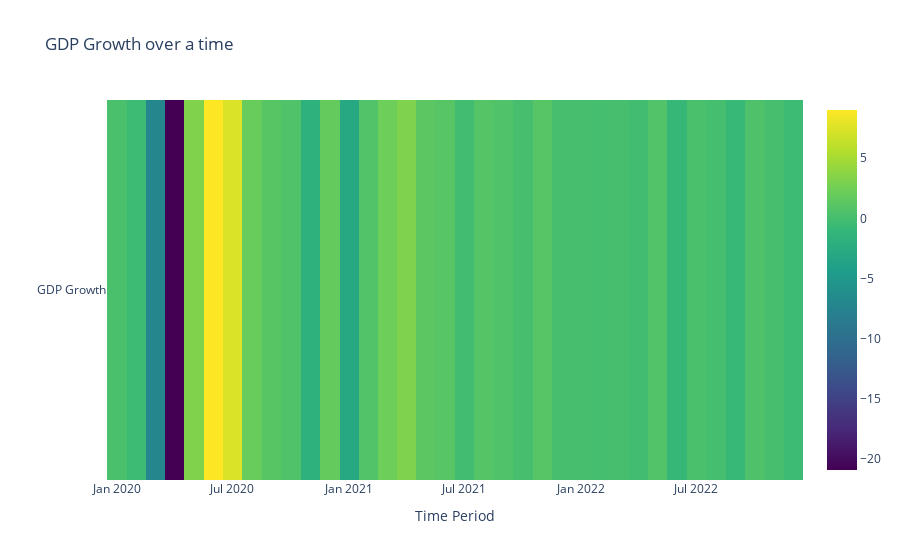

The cell this chart's notebook holds for it:
### Markdown cell above
# lets have a look at the GDP growth over time

### Code cell
fig=go.Figure(data=go.Heatmap(
z=[data['GDP Growth']],
x=data.index,
y=['GDP Growth'],
   colorscale="Viridis"))
   
fig.update_layout(title="GDP Growth over a time",
                 xaxis_title="Time Period",
                 yaxis_title="")
fig.show()

### Figure 1 — Plotly figure (JSON) as saved in the notebook; plotly's stock layout.template omitted (floating-point values rounded to 4 significant figures)
{"data": [{"colorscale": [[0, "#440154"], [0.1111, "#482878"], [0.2222, "#3e4989"], [0.3333, "#31688e"], [0.4444, "#26828e"], [0.5556, "#1f9e89"], [0.6667, "#35b779"], [0.7778, "#6ece58"], [0.8889, "#b5de2b"], [1, "#fde725"]], "type": "heatmap", "x": ["2020-01-01T00:00:00", "2020-02-01T00:00:00", "2020-03-01T00:00:00", "2020-04-01T00:00:00", "2020-05-01T00:00:00", "2020-06-01T00:00:00", "2020-07-01T00:00:00", "2020-08-01T00:00:00", "2020-09-01T00:00:00", "2020-10-01T00:00:00", "2020-11-01T00:00:00", "2020-12-01T00:00:00", "2021-01-01T00:00:00", "2021-02-01T00:00:00", "2021-03-01T00:00:00", "2021-04-01T00:00:00", "2021-05-01T00:00:00", "2021-06-01T00:00:00", "2021-07-01T00:00:00", "2021-08-01T00:00:00", "2021-09-01T00:00:00", "2021-10-01T00:00:00", "2021-11-01T00:00:00", "2021-12-01T00:00:00", "2022-01-01T00:00:00", "2022-02-01T00:00:00", "2022-03-01T00:00:00", "2022-04-01T00:00:00", "2022-05-01T00:00:00", "2022-06-01T00:00:00", "2022-07-01T00:00:00", "2022-08-01T00:00:00", "2022-09-01T00:00:00", "2022-10-01T00:00:00", "2022-11-01T00:00:00", "2022-12-01T00:00:00"], "y": ["GDP Growth"], "z": [[0.3, -0.5, -7, -20.9, 3.2, 9, 7.4, 2, 1.1, 0.6, -1.8, 1.8, -2.9, 0.7, 2.3, 3.1, 1.3, 1, -0.2, 0.9, 0.6, 0.1, 1, 0.1, 0.1, 0, 0.1, -0.2, 0.7, -0.9, 0.3, 0, -0.8, 0.5, 0.1, -0.5]]}], "layout": {"title": {"text": "GDP Growth over a time"}, "xaxis": {"title": {"text": "Time Period"}}, "yaxis": {"title": {"text": ""}}}}
